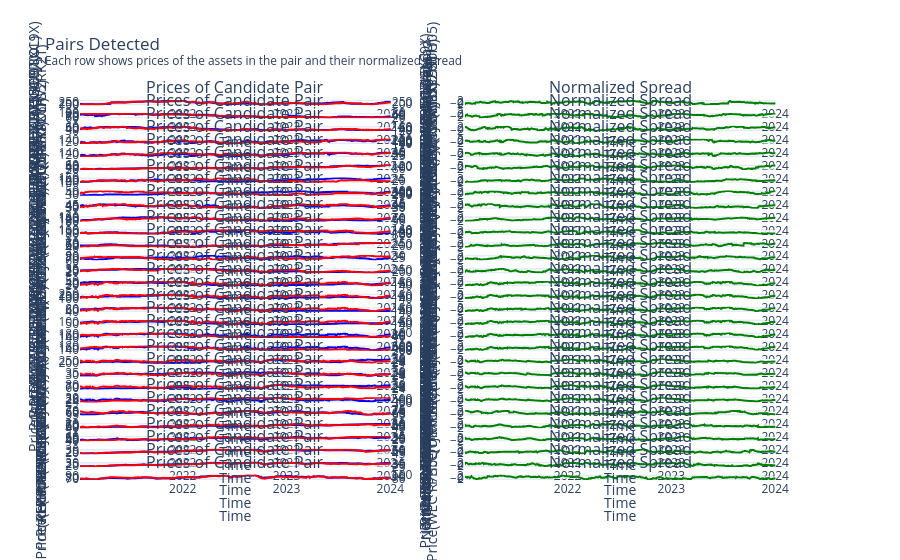

The code cell stored with this chart in its notebook:
### Markdown cell above
# Display Results

Let's analyse the search results. Print the number of pairs detected and show some plots for each candidate pair.

### Code cell
import plotly.graph_objects as go
from plotly.subplots import make_subplots

print(f"Pairs tested: {pairs_tested}")
display(test_results) 
print(f"Pairs detected: {len(pairs_detected)}")

num_rows = len(pairs_detected)
fig = make_subplots(
    rows=num_rows, cols=2, 
    subplot_titles=num_rows * [
        "Prices of Candidate Pair", "Normalized Spread"
    ], 
    specs=[[{'secondary_y': True}, {}] for _ in range(num_rows)],
    vertical_spacing=0.02, horizontal_spacing=0.1
)

for i, pair in enumerate(pairs_detected):
    symbol_a = pair['symbol_a']
    symbol_b = pair['symbol_b']
    price_a = prices[symbol_a]
    price_b = prices[symbol_b]

    # Add traces to the left subplot with 2 y-axis labels
    fig.add_trace(
        go.Scatter(
            x=price_a.index, y=price_a, mode='lines', name=f'{symbol_a}', 
            line={'color': 'blue'}
        ),
        row=i+1, col=1
    )
    fig.add_trace(
        go.Scatter(
            x=price_b.index, y=price_b, mode='lines', name=f'{symbol_b}', 
            line={'color': 'red'}
        ),
        row=i+1, col=1,
        secondary_y=True
    )

    # Update y-axis titles for the left subplot
    for j in range(2):
        fig.update_xaxes(title_text="Time", row=i+1, col=j+1)
    fig.update_yaxes(
        title_text=f'Price({symbol_a})', row=i+1, col=1, secondary_y=False
    )
    fig.update_yaxes(
        title_text=f'Price({symbol_b})', row=i+1, col=1, secondary_y=True, 
        showgrid=False
    )
    fig.update_yaxes(
        title_text=f'Normalized Spread', row=i+1, col=2, secondary_y=False
    )

    normalized_spread = pd.Series(
        StandardScaler().fit_transform(
            pair['spread'].values.reshape(-1, 1)
        ).flatten(),
        index=pair['spread'].index
    )

    # Add trace to the right subplot
    fig.add_trace(
        go.Scatter(
            x=normalized_spread.index, y=normalized_spread, mode='lines', 
            name='Right Plot', line={'color': 'green'}
        ),
        row=i+1, col=2
    )

# Update layout
fig.update_layout(
    title_text="Pairs Detected<br><sup>Each row shows prices of the assets in "
        + "the pair and their normalized spread</sup>", 
    height=380*num_rows, showlegend=False
)

# Show the plot
fig.show()
